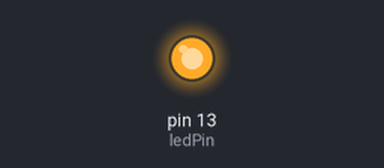
A sketch run on a simulated Arduino Uno, built with avr-gcc and run on an emulated ATmega328P. Shown: output pins drawn as LEDs (lit = HIGH).

Above: at 0.87 s.
At 6.3 s:
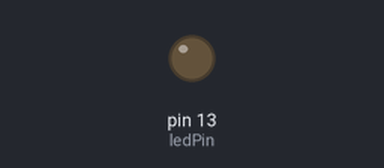
Timing chart, 0 to 7.5 s (numbered marks = the images above):
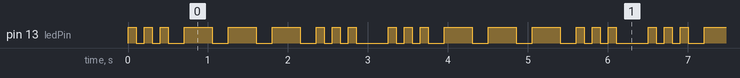

The sketch:

SOS_blink_test_arduino.ino
```cpp
int ledPin = 13;

void blink(int time_on, int time_off) {
  digitalWrite(ledPin, HIGH);
  delay(time_on);
  digitalWrite(ledPin, LOW);
  delay(time_off);
}

void setup() {

  pinMode(ledPin, OUTPUT);
}

void loop() {
  blink(100,100);
  blink(100,100);
  blink(100,200);

  blink(350,200);
  blink(350,200);
  blink(350,200);

  blink(100,100);
  blink(100,100);
  blink(100,400);
}
```

Measured:
- by itself, pin 13 (ledPin): repeats every 3.3 s: 2 × (LOW 0.10 s, HIGH 0.10 s), 3 × (LOW 0.20 s, HIGH 0.35 s), LOW 0.20 s, 2 × (HIGH 0.10 s, LOW 0.10 s), HIGH 0.10 s, LOW 0.40 s, HIGH 0.10 s
- by itself, everything shown: repeats every 3.3 s, in 18 steps
